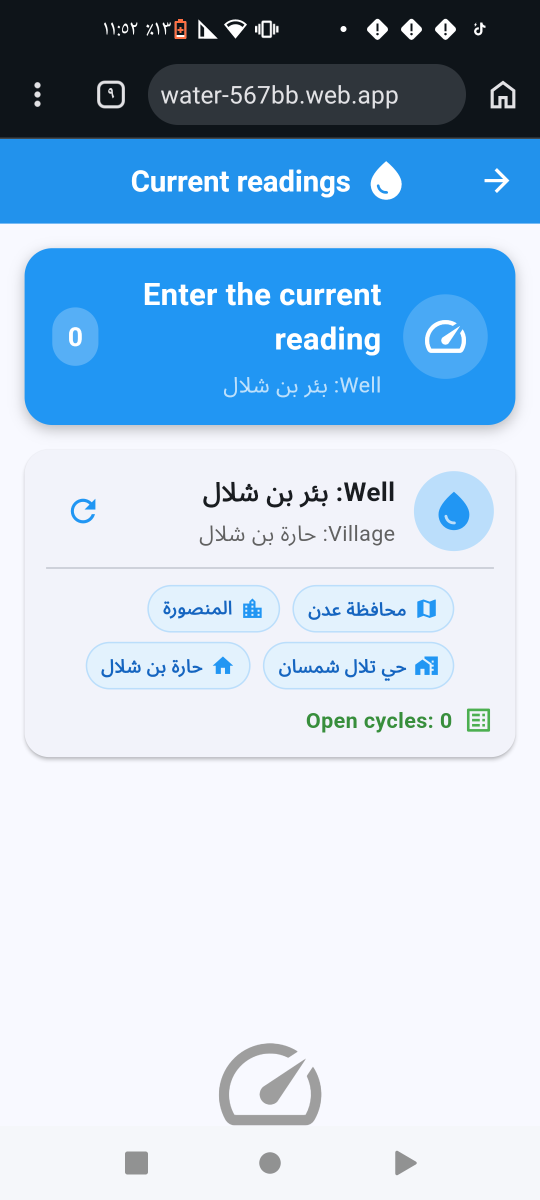
#> input picture docs/user_manual/source_images/current_readings.png, 1080 x 2400 px (shown at 1/2 size)
$ python -i build_user_manual.py   (imports and definitions only)
#> lines starting #> are read from the running program, lines starting #| are printed output that depends on the picture; after the words box and inside, x2 and y2 are one past the last pixel; in counts of white or black regions, pixels touching at a corner belong together
#> further down, picture is the input picture: PIL image 1080x2400 RGB; mean R, G, B 176.4, 201.2, 224
#!/usr/bin/env python3
"""Build the Azal Soft Platform user manual PDF.

Things this script guarantees:

0. The device status bar (clock, battery, network, notifications) is cropped
   from every capture -- it is phone chrome, not part of the platform.  The
   browser address bar stays, because it carries the platform address.

1. Every screenshot shows the official platform address
   ``https://azalsoftplatform.web.app/`` in the browser address bar.
   The captured screenshots were taken on ``water-567bb.web.app``, so the
   address pill is repainted (idempotent: running it twice is safe).

2. The *Sign in* page is the **second** page of the document: page 1 is the
   cover (title, customer-facing summary, one screenshot) and page 2 starts
   the walkthrough with ``1. Sign in``.

Usage
-----
    pip install pillow reportlab
    python3 tool/build_user_manual.py                 # screenshots + PDF
    python3 tool/build_user_manual.py --pdf-only      # PDF only
    python3 tool/build_user_manual.py --images-only   # screenshots only

Inputs  : docs/user_manual/source_images/*.png  (raw captures, unchanged)
Outputs : docs/user_manual/images/*.png         (captures with the new address)
          docs/Azal_Soft_User_Manual_EN.pdf     (the deliverable)
"""

from __future__ import annotations

import argparse
import os
from typing import Iterable, Sequence

from PIL import Image, ImageDraw, ImageFont
from reportlab.lib.pagesizes import A4
from reportlab.lib.utils import ImageReader
from reportlab.pdfbase.pdfmetrics import stringWidth
from reportlab.pdfgen import canvas

# ============================================================
# Paths / constants
# ============================================================

ROOT = os.path.dirname(os.path.dirname(os.path.abspath(__file__)))

SOURCE_DIR = os.path.join(ROOT, "docs", "user_manual", "source_images")
IMAGE_DIR = os.path.join(ROOT, "docs", "user_manual", "images")
PDF_PATH = os.path.join(ROOT, "docs", "Azal_Soft_User_Manual_EN.pdf")

ROBOTO = os.path.join(ROOT, "assets", "fonts", "Roboto-Regular.ttf")

PLATFORM_URL = "https://azalsoftplatform.web.app/"
PLATFORM_HOST = "azalsoftplatform.web.app"

# Colours sampled from the original screenshots (dark Chrome chrome).
BAR_BG = (14, 20, 25)
BAR_PILL = (47, 53, 59)
BAR_TEXT = (226, 226, 229)

# The Android status bar (clock, battery, network, notifications) is device
# chrome, not part of the platform: it is cut from every capture.  Rows
# 0..124 are empty background on the 1080x2400 captures, so cropping at 100
# keeps a clean 41px margin above the address pill.
STATUS_BAR_HEIGHT = 100

# Address pill geometry, measured on the 1080x2400 captures and shifted up by
# STATUS_BAR_HEIGHT.  The pill is widened (was 296..931) so the longer domain
# fits without shrinking the text.
PILL_BOX = (270, 41, 957, 136)  # left, top, right, bottom (inclusive)
PILL_RADIUS = 48
PILL_MAX_TEXT_WIDTH = 640

# ============================================================
# 1. Screenshots: repaint the browser address bar
# ============================================================


def _fit_font(draw: ImageDraw.ImageDraw, text: str, max_width: int):
    """Largest Roboto size whose ink width fits ``max_width``."""
    size = 60
    while size > 10:
        font = ImageFont.truetype(ROBOTO, size)
        left, _, right, _ = draw.textbbox((0, 0), text, font=font)
        if right - left <= max_width:
            return font
        size -= 1
    return ImageFont.truetype(ROBOTO, 10)


def stamp_platform_url(image: Image.Image) -> Image.Image:
    """Drop the device status bar and repaint the Chrome address pill."""
    image = image.convert("RGB")

    # 1) Status bar (clock / battery / network) out of the picture.
    if image.height > STATUS_BAR_HEIGHT:
        image = image.crop((0, STATUS_BAR_HEIGHT, image.width, image.height))
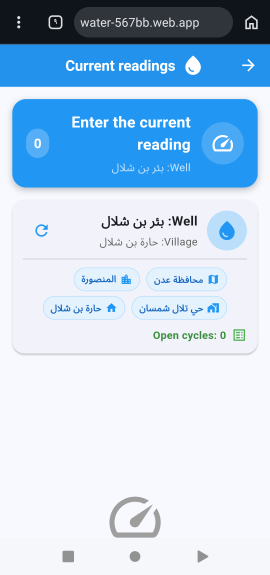
#> image: PIL image 1080x2300 RGB (shown at 1/4 size); mean R, G, B 182.8, 208.5, 232.1

    image = image.copy()
    draw = ImageDraw.Draw(image)

    # 2) Clear the old bar area.  The tab counter (ends at x=249) and the home
    # button (starts at x=981) stay untouched.
    draw.rectangle((256, 24, 978, 154), fill=BAR_BG)

    # Pill, drawn supersampled so the rounded caps stay smooth.
    left, top, right, bottom = PILL_BOX
    width, height = right - left + 1, bottom - top + 1
    scale = 4
    mask = Image.new("L", (width * scale, height * scale), 0)
#> mask: PIL image 2752x384 L; every value is 0
    ImageDraw.Draw(mask).rounded_rectangle(
        (0, 0, width * scale - 1, height * scale - 1),
        radius=PILL_RADIUS * scale,
        fill=255,
    )
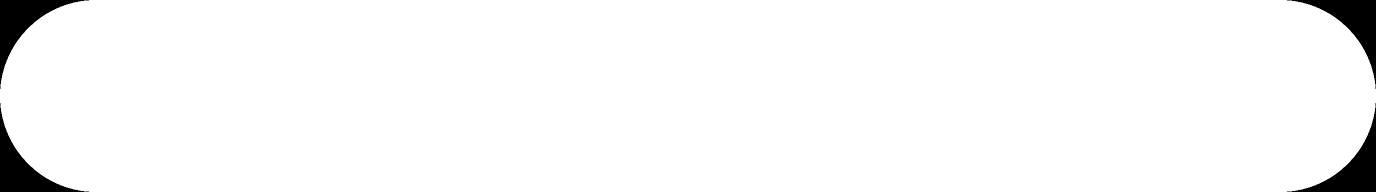
#> mask: PIL image 2752x384 L (shown at 1/2 size); 97% white; 4 black regions, box (x1, y1, x2, y2) and area: (0, 0, 178, 178) 7924, (2574, 0, 2752, 178) 7924, (0, 206, 178, 384) 7924, (2574, 206, 2752, 384) 7924
    mask = mask.resize((width, height), Image.LANCZOS)
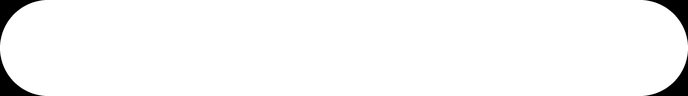
#> mask: PIL image 688x96 L; min 0, max 255, mean 247.4
    image.paste(Image.new("RGB", (width, height), BAR_PILL), (left, top), mask)

    # Domain, centred in the pill.
    font = _fit_font(draw, PLATFORM_HOST, min(PILL_MAX_TEXT_WIDTH, width - 48))
    ink = draw.textbbox((0, 0), PLATFORM_HOST, font=font)
#> ink = (0, 9, 629, 63)
    centre_x = (left + right) / 2
    centre_y = (top + bottom) / 2
    x = centre_x - (ink[2] - ink[0]) / 2 - ink[0]
#> x = 299
    y = centre_y - (ink[3] - ink[1]) / 2 - ink[1]
#> y = 52.5
    draw.text((x, y), PLATFORM_HOST, font=font, fill=BAR_TEXT)

    return image


# [13 lines left out: function build_images, not called in this run]


# ============================================================
# 2. Manual content
# ============================================================

TITLE = "Azal Soft Water Management Platform"
SUBTITLE = (
    "A practical guide to managing subscribers, wells, meter readings, "
    "consumption, reports, and financial transactions."
)
EDITION = "English Edition \u00b7 Version 1.0"

SECTIONS: Sequence[dict] = (
    {
        "title": "1. Sign in",
        "image": "sign_in.png",
        "body": [
            "Open the platform in your browser, then enter your username/email "
            "and password and select Sign in. You may use the demo account "
            "option when available for evaluation.",
        ],
        "link": True,
        "bullets": [
            "Use the address above on desktop and mobile; the same account "
            "works on both.",
            "A username without @ is treated as <username>@mywater.com.",
            "The demo account opens a read-only tour of the platform.",
            "If the connection is still starting, wait for the notice to clear "
            "and press Sign in again.",
        ],
    },
    {
        "title": "2. Main dashboard",
        "image": "main_dashboard.png",
        "body": ["The dashboard provides access to the platform\u2019s main modules."],
        "bullets": [
            "Reading Cycle: record opening and closing meter readings.",
            "Setup: configure subscribers, wells, usage types, well equipment, and "
            "financial accounts.",
            "Reports: view subscriber account reports and well/cycle "
            "consumption reports.",
            "Inquiry: search and review platform records.",
            "Payment Voucher and Receipt Voucher: record expenses and "
            "payments/collections.",
        ],
    },
    {
        "title": "3. Setup \u2013 Add a subscriber",
        "image": "setup_add_subscriber.png",
        "body": ["Create subscriber records before linking them to a well."],
        "bullets": [
            "Choose Setup, then Add subscriber.",
            "Enter the subscriber number, water usage type, name, phone, "
            "address, and other required details.",
            "Save the subscriber record.",
        ],
    },
    {
        "title": "4. Link a subscriber to a well",
        "image": "link_subscriber_to_well.png",
        "body": [
            "A subscriber must be linked to the relevant well to participate in "
            "its reading cycles.",
        ],
        "bullets": [
            "Open Add well subscriber.",
            "Select the village/well and choose the subscriber.",
            "Tap Add and link the subscriber to complete the association.",
        ],
    },
    {
        "title": "5. Reading Cycle",
        "image": "reading_cycle.png",
        "body": [
            "A reading cycle runs from one meter reading to the next for a "
            "single subscriber. Open it when the subscriber starts, close it "
            "at the end of the period, and the platform bills the difference.",
            "Example: the meter reads 15000 when the subscriber starts and "
            "15200 at the end, so the consumption is 200 m\u00b3 and the "
            "subscriber is billed for 200 m\u00b3 only.",
        ],
        "bullets": [
            "1. Choose the well, then the subscriber on \u201cSelect well "
            "subscriber\u201d \u2014 the subscriber whose cycle you open.",
            "2. In Reading Cycle select Opening reading and photograph the "
            "meter: AI extracts the digits and you confirm them. Typing the "
            "number manually is still possible.",
            "3. Choose Well equipment \u2014 the equipment that runs the well "
            "(pump, solar unit, generator); each entry carries its own price.",
            "4. Save: the cycle is now open for that subscriber (15000).",
            "5. At the end of the period select Closing reading for the same "
            "subscriber, again by photographing the meter.",
            "6. Consumption = closing \u2212 opening (15200 \u2212 15000 = "
            "200 m\u00b3), multiplied by the equipment price to give the amount.",
            "7. Closing ends the period and the closing reading becomes the "
            "next cycle\u2019s opening: 15200 in, 15200 out. The platform fills "
            "it in and rejects any other number, so no water is counted twice "
            "or lost between cycles.",
        ],
    },
    {
        "title": "6. Current readings and consumption",
        "image": "current_readings.png",
        "body": [
            "The current readings screen shows the selected well and its "
            "subscriber reading status.",
        ],
        "bullets": [
            "Select the well and review its open cycles.",
            "Enter or confirm the closing reading after the service period "
            "(for example after one hour or more, according to the local "
            "operating process).",
            "The platform calculates consumption from the difference between "
            "closing and opening readings.",
        ],
    },
    {
        "title": "7. Reports",
        "image": "reports.png",
        "body": ["Use Reports to monitor subscriber accounts and well consumption."],
        "bullets": [
            "Account report: review subscriber balances and financial "
            "transactions.",
            "Cycle report: review meter readings and consumption by "
            "cycle/well.",
            "Energy consumption report: review solar/diesel usage and operating "
            "hours, where configured.",
            "Accounting tree: review assets, liabilities, revenue, and "
            "expenses.",
        ],
    },
    {
        "title": "8. Receipt Voucher \u2013 Collection",
        "image": "receipt_voucher.png",
        "body": [
            "Use a receipt voucher when money is received, such as a subscriber "
            "payment.",
        ],
        "bullets": [
            "Select the village and well.",
            "Choose the subscriber and, if applicable, the related cycle.",
            "Enter the amount and complete the voucher details.",
            "Save the voucher. The transaction updates the relevant account "
            "balance.",
        ],
    },
    {
        "title": "9. Payment Voucher \u2013 Expense",
        "image": "payment_voucher.png",
        "body": ["Use a payment voucher to record money paid from the well fund."],
        "bullets": [
            "Select the village and well fund.",
            "Choose the debit account/operator or expense category.",
            "Enter the amount and description.",
            "Save the voucher to record the expense and update the accounting "
            "balance.",
        ],
    },
    {
        "title": "10. Recommended operating workflow",
        "image": None,
        "body": ["Follow this order when a village joins the platform."],
        "bullets": [
            "Configure the village, wells, usage types, well equipment, and "
            "financial accounts.",
            "Register each subscriber and link them to the correct well.",
            "Record opening meter readings at the start of a cycle.",
            "Record closing readings at the end of the cycle; verify any "
            "AI-extracted values.",
            "Review calculated consumption and close the cycle according to "
            "your operating procedure.",
            "Record collections with Receipt Vouchers and expenses with Payment "
            "Vouchers.",
            "Use Account and Cycle Reports to check balances, transactions, and "
            "consumption.",
            "Important: AI meter recognition is an assistance feature \u2014 "
            "always verify the displayed digits before saving. Labels and "
            "features may vary by account permissions and platform updates.",
        ],
        "note": None,
    },

    # --------------------------------------------------------
    # ملحق في آخر الدليل
    # --------------------------------------------------------
    {
        "title": "Appendix \u2013 Well agent",
        "image": None,
        "body": [
            "The well agent screen gathers, for one well, everything the agent "
            "needs in a single place. Open it by tapping the well on the Wells "
            "screen.",
        ],
        "bullets": [
            "Subscribers: how many subscribers are linked to this well, with "
            "each one\u2019s last reading, consumption and number of cycles.",
            "Accounts: the four balances of the well \u2014 Sales, Fund (the "
            "well cash box), Expenses and Operator.",
            "Metered water: the consumption already billed from closed cycles, "
            "used as the denominator of the loss percentage.",
            "Loss per cycle: entered manually. Type the loss volume in m\u00b3; "
            "the percentage is calculated from the metered water if you leave "
            "it empty. A note can explain the cause (leak repaired, meter "
            "replaced).",
            "Readings before the platform: add a photo of the old register "
            "with its number and date. These entries form the baseline the "
            "platform continues from, so the first cycle does not start from "
            "zero.",
            "Pull down to refresh after any change, or use the refresh icon in "
            "the app bar.",
        ],
        "note": (
            "The loss is manual by design: only the agent knows what happened "
            "at the well. Recording it next to the metered water turns an "
            "estimate into a number that can be audited."
        ),
    },
)

# ============================================================
# 3. Layout
# ============================================================

# [1 line that did not run here, left out]
MARGIN = 48.0
# [1 line that did not run here, left out]

BLUE = (22 / 255, 139 / 255, 229 / 255)
SLATE = (83 / 255, 98 / 255, 115 / 255)
HAIRLINE = (216 / 255, 228 / 255, 239 / 255)

BODY_SIZE = 10.5
BODY_LEADING = 16.0
BULLET_INDENT = 12.0
BULLET_LEADING = 16.0
BULLET_GAP = 6.0
PARAGRAPH_GAP = 16.0

FOOTER_BASELINE = 20.0
FOOTER_RULE_Y = 32.0


# [329 lines left out: functions wrap, draw_footer, draw_heading, draw_paragraph, draw_bullets, bullets_height and 7 more, not called in this run]


# [2 lines not run here, left out]

>>> from PIL import Image
>>> picture = Image.open('../docs/user_manual/source_images/current_readings.png')
>>> result = stamp_platform_url(picture)

$ run again, on docs/user_manual/source_images/reading_cycle.png
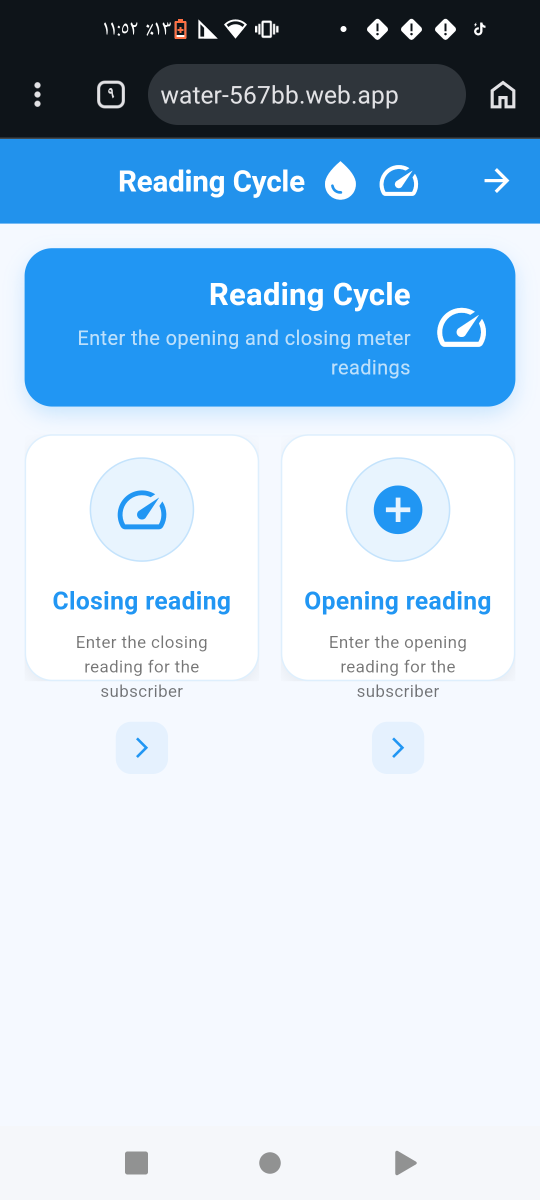
#> input picture docs/user_manual/source_images/reading_cycle.png, 1080 x 2400 px (shown at 1/2 size)
#> picture is the input picture: PIL image 1080x2400 RGB; mean R, G, B 181, 205.7, 226.8
#> in stamp_platform_url, `image = image.crop((0, STATUS_BAR_HEIGHT, image.width, image.height))`:
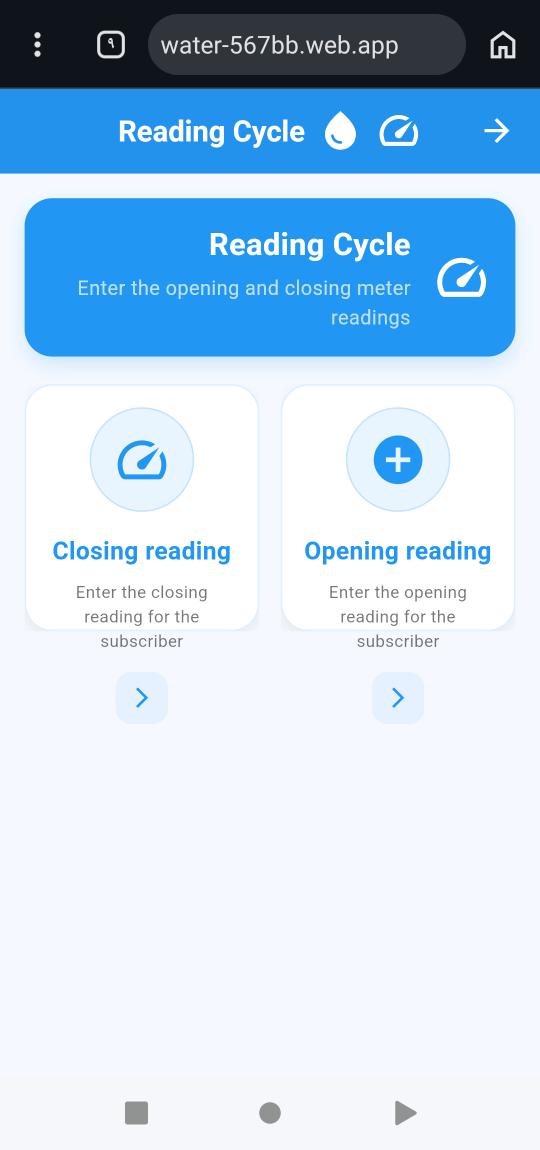
#> image: PIL image 1080x2300 RGB (shown at 1/2 size); mean R, G, B 187.6, 213.1, 235
#> ink = (0, 9, 629, 63)
#> x = 299
#> y = 52.5

$ run again, on docs/user_manual/source_images/receipt_voucher.png
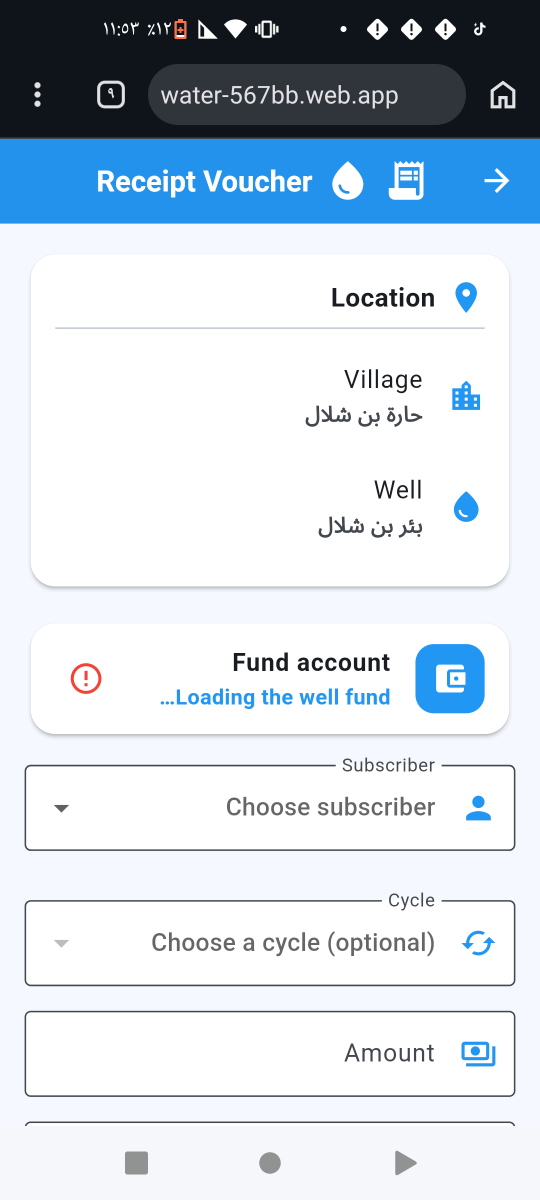
#> input picture docs/user_manual/source_images/receipt_voucher.png, 1080 x 2400 px (shown at 1/2 size)
#> picture is the input picture: PIL image 1080x2400 RGB; mean R, G, B 205.1, 215.4, 224.5
#> in stamp_platform_url, `image = image.crop((0, STATUS_BAR_HEIGHT, image.width, image.height))`:
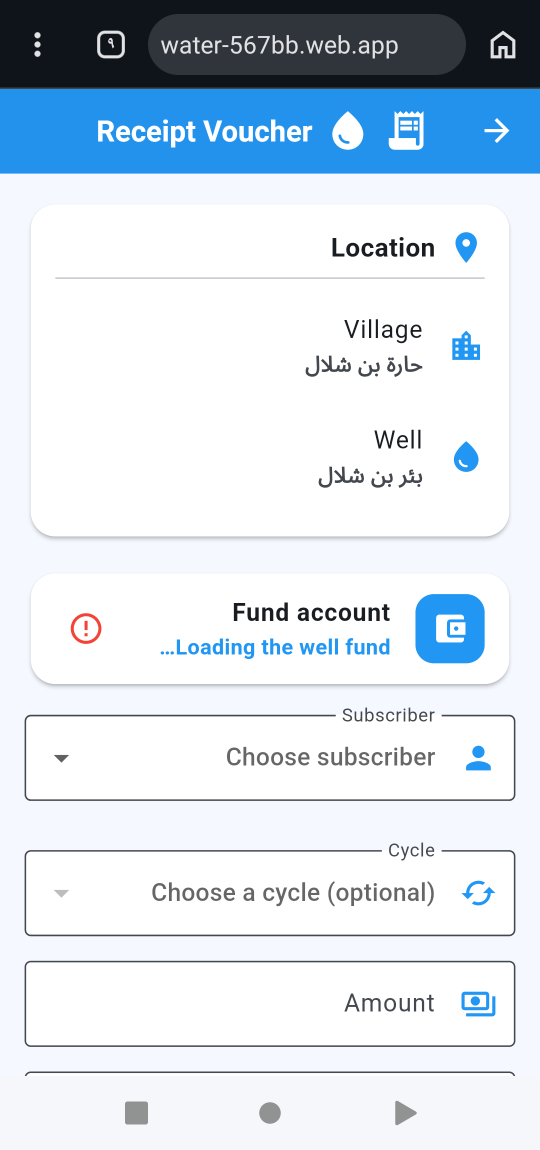
#> image: PIL image 1080x2300 RGB (shown at 1/2 size); mean R, G, B 212.8, 223.2, 232.6
#> ink = (0, 9, 629, 63)
#> x = 299
#> y = 52.5
